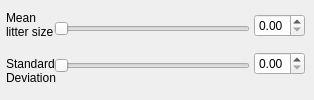
               <widget class="QWidget" name="page_2">
                <widget class="QWidget" name="layoutWidget_20">
                 <property name="geometry">
                  <rect>
                   <x>6</x>
                   <y>5</y>
                   <width>51</width>
                   <height>86</height>
                  </rect>
                 </property>
                 <layout class="QVBoxLayout" name="verticalLayout">
                  <item>
                   <widget class="QLabel" name="label_40">
                    <property name="text">
                     <string>Mean litter size</string>
                    </property>
                    <property name="wordWrap">
                     <bool>true</bool>
                    </property>
                   </widget>
                  </item>
                  <item>
                   <widget class="QLabel" name="label_41">
                    <property name="text">
                     <string>Standard     Deviation</string>
                    </property>
                    <property name="wordWrap">
                     <bool>true</bool>
                    </property>
                   </widget>
                  </item>
                 </layout>
                </widget>
                <widget class="QWidget" name="layoutWidget_23">
                 <property name="geometry">
                  <rect>
                   <x>54</x>
                   <y>5</y>
                   <width>196</width>
                   <height>86</height>
                  </rect>
                 </property>
                 <layout class="QVBoxLayout" name="verticalLayout_2">
                  <item>
                   <widget class="QSlider" name="horizontalSlider_28">
                    <property name="orientation">
                     <enum>Qt::Horizontal</enum>
                    </property>
                   </widget>
                  </item>
                  <item>
                   <widget class="QSlider" name="horizontalSlider_29">
                    <property name="orientation">
                     <enum>Qt::Horizontal</enum>
                    </property>
                   </widget>
                  </item>
                 </layout>
                </widget>
                <widget class="QWidget" name="layoutWidget_24">
                 <property name="geometry">
                  <rect>
                   <x>254</x>
                   <y>5</y>
                   <width>51</width>
                   <height>81</height>
                  </rect>
                 </property>
                 <layout class="QVBoxLayout" name="verticalLayout_3">
                  <item>
                   <widget class="QDoubleSpinBox" name="doubleSpinBox_5"/>
                  </item>
                  <item>
                   <widget class="QDoubleSpinBox" name="doubleSpinBox_6"/>
                  </item>
                 </layout>
                </widget>
               </widget>
